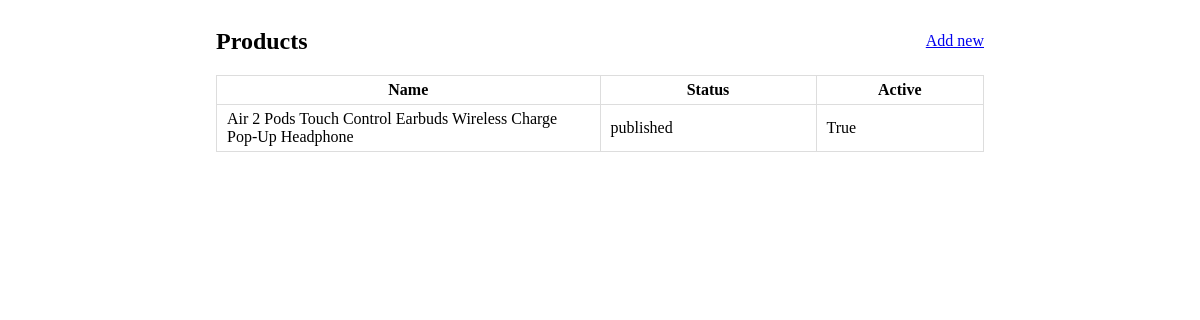
Before: /product/list with the older database file.
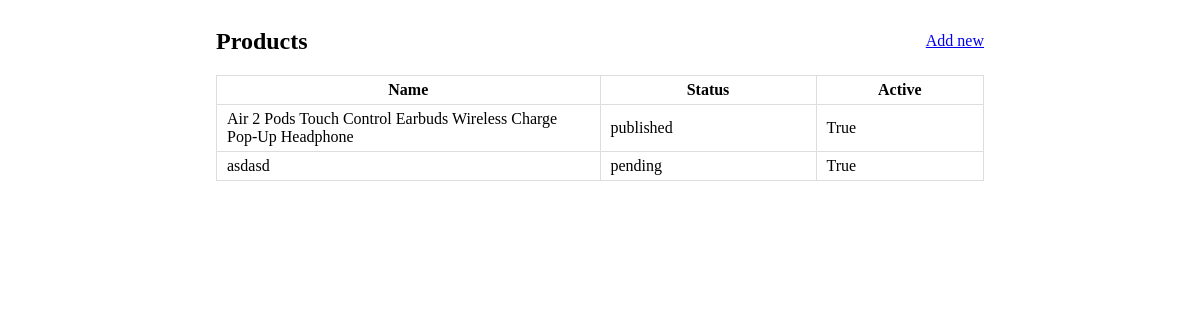
After: the same page with the newer database file.
### product/models.py (models this page shows, shortened)
class Product(models.Model):
    PUBLISHED = 'published'
    PENDING = 'pending'
    REJECTED = 'rejected'
    STATUS = (
        (PUBLISHED, "Published"),
        (PENDING, 'Pending'),
        (REJECTED, 'Rejected'),
    )
    name = models.CharField(max_length=250, help_text='Name max length 250, as helper text')
    description = models.TextField(blank=True, null=True)
    status = models.CharField(max_length=50, choices=STATUS, default=PENDING)
    is_active = models.BooleanField(default=True)

### product/views.py (the view)
# urls.py: path('list', product_list, name="product_list"),
def product_list(request):
    object_list = Product.objects.all()
    ctx = {
        'object_list': object_list
    }
    return render(request, 'product/product_list.html', ctx)

### templates/product/product_list.html (shortened to what this page needs)
<!DOCTYPE html>
<html lang="en">
  <head>
  </head>
  <body>
    <div class="container" style="display: flex;justify-content: space-between;align-items: center;">
      <h2>Products </h2>
      <a href="{% url 'product_form' %}">Add new</a>
    </div>
    <table class="container">
      <thead>
        <tr>
          <th width="50%">Name</th>
          <th>Status</th>
          <th>Active</th>
        </tr>
      </thead>
      <tbody>
      {% for obj in object_list %}
      <tr>
        <td>{{ obj.name }}</td>
        <td>{{ obj.status }}</td>
        <td>{{obj.is_active }}</td>
      </tr>
      {% endfor %}
      </tbody>
    </table>
  </body>
</html>

Changed rows visible on the page:
added Product: name "asdasd", status "pending", is_active "True"
